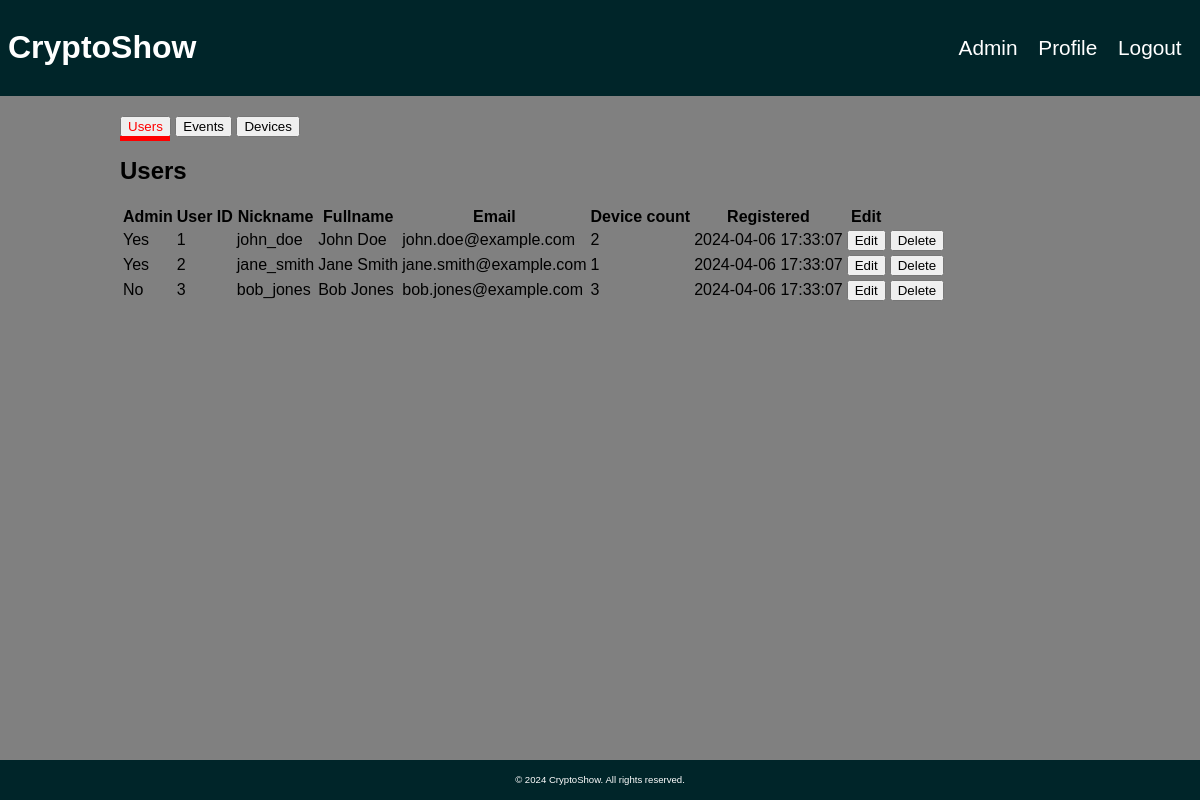
The page /admin.php (signed in) on the database its author committed.
### tables this page shows
CREATE TABLE `registered_user`(
    `user_id` INT(10) UNSIGNED NOT NULL AUTO_INCREMENT,
    `user_nickname` VARCHAR(20) DEFAULT NULL,
    `user_name` VARCHAR(50) DEFAULT NULL,
    `user_email` VARCHAR(50) DEFAULT NULL,
    `user_hashed_password` VARCHAR(255) DEFAULT NULL,
    `user_device_count` TINYINT(5) UNSIGNED NOT NULL DEFAULT 0,
    `user_registered_timestamp` TIMESTAMP NOT NULL,
    PRIMARY KEY(`user_id`)
);

### admin.php (the view, shortened to what this page needs)
<?php
$css_file = "./css-files/dashboardStyle.css";
include_once "header.php";
include "db_connect.php";
?>
<link rel="stylesheet" href="./css-files/adminStyle.css">
<div class="container">
    <div class="tabs">
        <button class="tabBtn active">Users</button>
        <button class="tabBtn">Events</button>
        <button class="tabBtn">Devices</button>
        <div class="line"></div>
    </div>
    <div class="contentBox">
        <div class="content active">
            <h2>Users</h2>
            <table>
                <thead>
                <tr>
                    <th>Admin</th>
                    <th>User ID</th>
                    <th>Nickname</th>
                    <th>Fullname</th>
                    <th>Email</th>
                    <th>Device count</th>
                    <th>Registered</th>
                    <th>Edit</th>
                </tr>
                </thead>
                <tbody>
                <?php
                $query = "SELECT * FROM registered_user";
                $stmt = $pdo->prepare($query);
                $stmt->execute();
                $result = $stmt->fetchAll(PDO::FETCH_ASSOC);
                if($result) {
                    foreach($result as $row) {
                        ?>
                        <tr>
                            <td><?php if($row['is_admin']){echo "Yes";}else{echo "No";}?></td>
                            <td><?= $row['user_id']?></td>
                            <td><?= $row['user_nickname']?></td>
                            <td><?= $row['user_name']?></td>
                            <td><?= $row['user_email']?></td>
                            <td><?= $row['user_device_count']?></td>
                            <td><?= $row['user_registered_timestamp']?></td>
                            <td><a href="userEdit.php?id=<?= $row['user_id']; ?>"><button>Edit</button></a></td>
                            <td>
                            <form action="./php-files/userEditProcess.php" method="post">
                            <button type="submit" name="delete" value="<?=$row['user_id']?>" onclick="return confirm('Are you sure?')">Delete</button>
                            </form>
                            <td>
                        </tr>
                        <?php
                    }
                } else {
                    ?>
                    <tr>
                        <td colspan="6">No Record</td>
                    </tr>
                    <?php
                }
                ?>
                </tbody>
            </table>
        </div>
    </div>
</div>
<footer>
    <p>&copy; 2024 CryptoShow. All rights reserved.</p>
</footer>
</body>
</html>

### phpappfolder/includes/header.php (shortened to what this page needs)
<!DOCTYPE html>
<html lang="en">
<head>
    <link rel="stylesheet" href="<?php echo $css_file ?>">
    </head>
<body>
<header>
    <a class="logo" href="index.php"><h1>CryptoShow</h1></a>
    <ul>
        <?php
        if (isset($_SESSION['is_admin']) && $_SESSION['is_admin']) {
            echo  "<li><a class='headerBtn' href='./admin.php'>Admin</a></li>";
        }
        ?>
        <?php
        if (isset($_SESSION['user_id'] )) {
            echo  "<li><a class='headerBtn' href='./profile.php'>Profile</a></li>";
            echo "<li><a class='headerBtn' href='index.php?logout=true'>Logout</a></button></li>";
        } else {
          echo  "<li><a class='headerBtn' href='register.php'>Register</a></li>";
          echo  "<li><a class='headerBtn' href='login.php'>Login</a></li>";
        }
        ?>
    </ul>
</header>

### css-files/dashboardStyle.css (style rules this page uses)
body { margin: 0px; }
header { background-color: hsl(185, 100%, 8%); display: flex; justify-content: space-between; align-items: center; color: white; padding: 0.5em 0.5em; }
.logo { text-decoration: none; color: white; }
.headerBtn { font-size: 1.3rem; text-decoration: none; color: inherit; padding: 0.5em; transition: background-color 400ms; border-radius: 10px; width: 80px; text-align: center; }
li { list-style: none; }
ul { display: flex; padding: 0px; }
.container { max-width: 960px; margin: 20px auto; padding: 0 20px; }
footer { background-color: hsl(185, 100%, 8%); color: white; font-size: 0.6em; text-align: center; padding: 5px 0; position: absolute; bottom: 0; width: 100%; }
body { font-family:Arial, Helvetica, sans-serif; background-color: gray; }
form { display: flex; flex-direction: column; align-items: center; }

### css-files/adminStyle.css (style rules this page uses)
.content { display: none; }
.content.active { display: block; }
.tabs { position: relative; }
.tabs .tabBtn.active { color: red; }
.line { position: absolute; top: 20px; left: 0px; width: 50px; height: 5px; background-color: red; }

### rows shown on the page
registered_user: is_admin "Yes", user_id "1", user_nickname "john_doe", user_name "John Doe", user_email "john.doe@example.com", user_device_count "2", user_registered_timestamp "2024-04-06 17:33:07"
registered_user: is_admin "Yes", user_id "2", user_nickname "jane_smith", user_name "Jane Smith", user_email "jane.smith@example.com", user_device_count "1", user_registered_timestamp "2024-04-06 17:33:07"
registered_user: is_admin "No", user_id "3", user_nickname "bob_jones", user_name "Bob Jones", user_email "bob.jones@example.com", user_device_count "3", user_registered_timestamp "2024-04-06 17:33:07"
